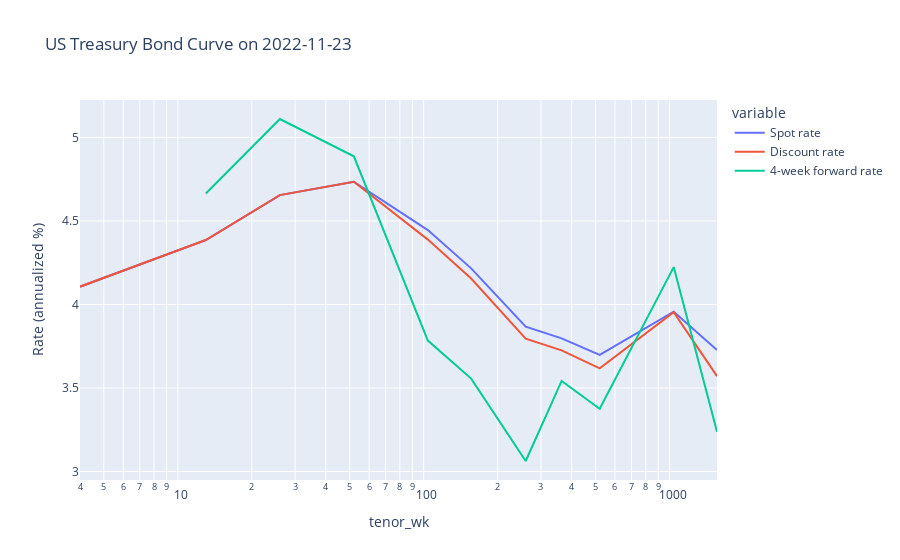

Write notebook code for a chart like this one.
### Markdown cell above
# Plot Yield Curves at Different Dates

### Code cell
def plot_yc(date='2022-11-23', **kw):
    fig = px.line(
        df.stack(1).loc[(date, slice(None))].T.dropna(axis=0, how='all').rename(columns={
            'spot': 'Spot rate',
            'zcb': 'Discount rate',
            'fwd': '4-week forward rate',
        }) * 100,
        y=['Spot rate', 'Discount rate', '4-week forward rate'],
        labels = {
            'index': 'Tenor (weeks)',
            'value': 'Rate (annualized %)',
        },
        title=f'US Treasury Bond Curve on {date}',
        **kw
    )
    return fig

plot_yc('2022-11-23', log_x=True)

### Figure 1 — Plotly figure (JSON) as saved in the notebook; plotly's stock layout.template omitted (floating-point values rounded to 4 significant figures)
{"data": [{"hovertemplate": "variable=Spot rate<br>tenor_wk=%{x}<br>Rate (annualized %)=%{y}<extra></extra>", "legendgroup": "Spot rate", "line": {"color": "#636efa", "dash": "solid"}, "marker": {"symbol": "circle"}, "mode": "lines", "name": "Spot rate", "orientation": "v", "showlegend": true, "type": "scatter", "x": [4, 13, 26, 52, 104, 156, 260, 364, 520, 1040, 1560], "xaxis": "x", "y": [4.106, 4.386, 4.655, 4.734, 4.445, 4.216, 3.867, 3.797, 3.698, 3.957, 3.728], "yaxis": "y"}, {"hovertemplate": "variable=Discount rate<br>tenor_wk=%{x}<br>Rate (annualized %)=%{y}<extra></extra>", "legendgroup": "Discount rate", "line": {"color": "#EF553B", "dash": "solid"}, "marker": {"symbol": "circle"}, "mode": "lines", "name": "Discount rate", "orientation": "v", "showlegend": true, "type": "scatter", "x": [4, 13, 26, 52, 104, 156, 260, 364, 520, 1040, 1560], "xaxis": "x", "y": [4.106, 4.386, 4.655, 4.734, 4.388, 4.155, 3.795, 3.725, 3.618, 3.953, 3.571], "yaxis": "y"}, {"hovertemplate": "variable=4-week forward rate<br>tenor_wk=%{x}<br>Rate (annualized %)=%{y}<extra></extra>", "legendgroup": "4-week forward rate", "line": {"color": "#00cc96", "dash": "solid"}, "marker": {"symbol": "circle"}, "mode": "lines", "name": "4-week forward rate", "orientation": "v", "showlegend": true, "type": "scatter", "x": [4, 13, 26, 52, 104, 156, 260, 364, 520, 1040, 1560], "xaxis": "x", "y": [null, 4.665, 5.11, 4.887, 3.784, 3.557, 3.063, 3.542, 3.376, 4.224, 3.238], "yaxis": "y"}], "layout": {"autosize": true, "legend": {"title": {"text": "variable"}, "tracegroupgap": 0}, "title": {"text": "US Treasury Bond Curve on 2022-11-23"}, "xaxis": {"anchor": "y", "autorange": true, "domain": [0, 1], "range": [0.6021, 3.193], "title": {"text": "tenor_wk"}, "type": "log"}, "yaxis": {"anchor": "x", "autorange": true, "domain": [0, 1], "range": [2.95, 5.224], "title": {"text": "Rate (annualized %)"}, "type": "linear"}}}
